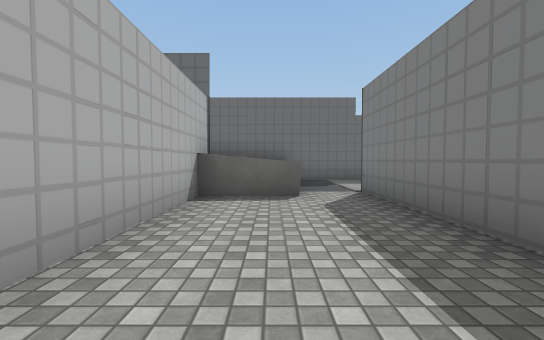
[1] (above)

22 first-person views from a walk through a 3-D level made in the Unity game engine. The camera is 1.2 m above the floor, tilts 2° down and sees 90° across. The floor is counted in squares, 2 m on a side. Each view is taken from the middle of a square. On the plan, view 1 faces up. The plan holds only what a view shows up to about 9 squares ahead; the rest is blank. The place goes on beyond the plan. The player character is not drawn. Some surface patterns are stand-ins.

[2]
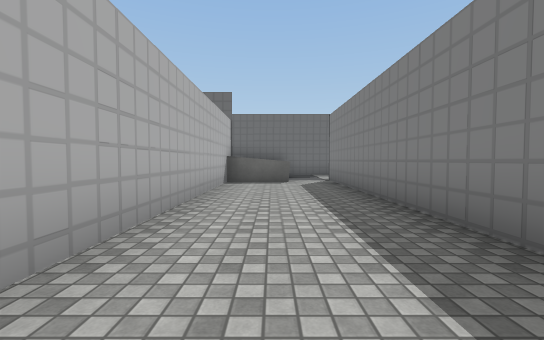

[3]
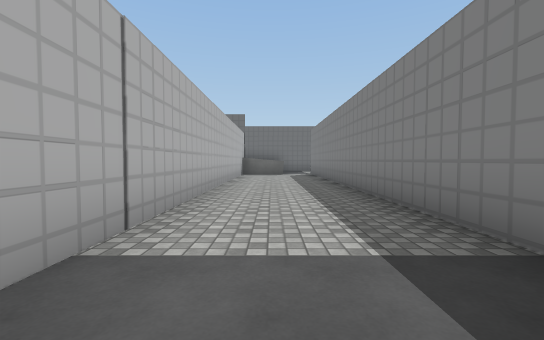

[4]
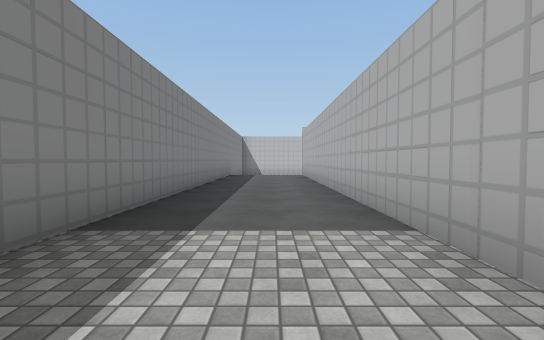

[5]
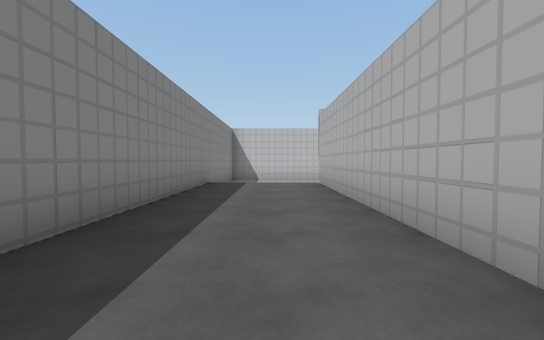

[6]
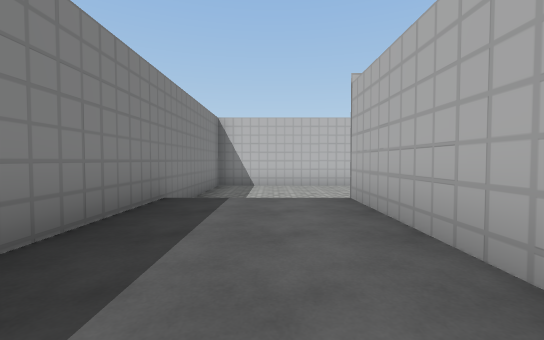

[7]
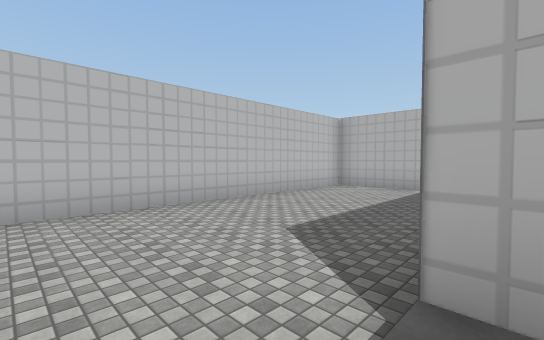

[8]
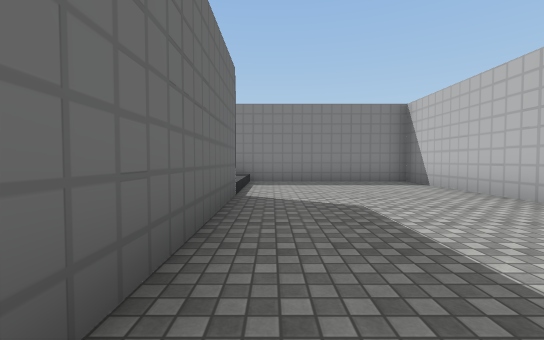

[9]
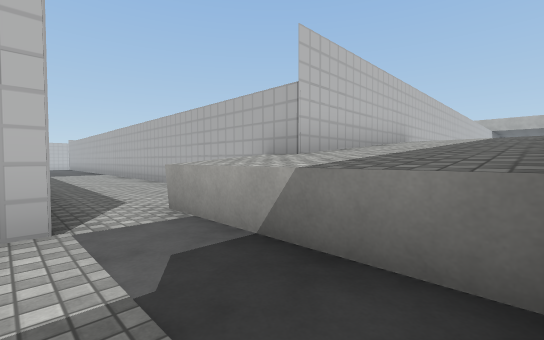

[10]
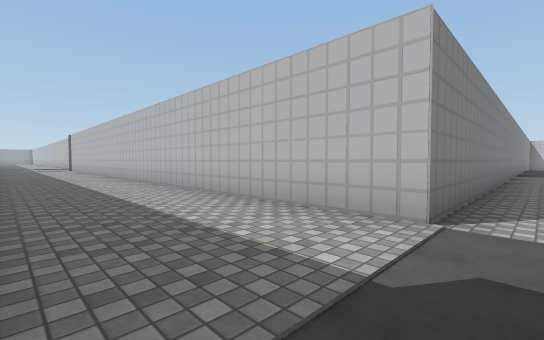

[11]
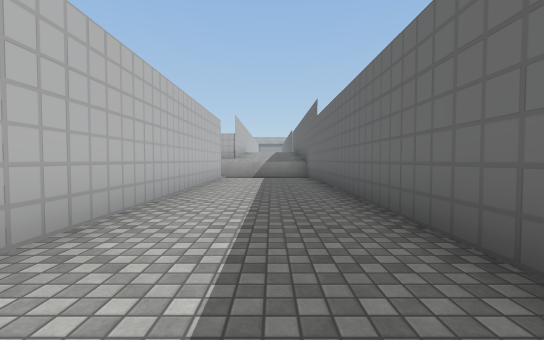

[12]
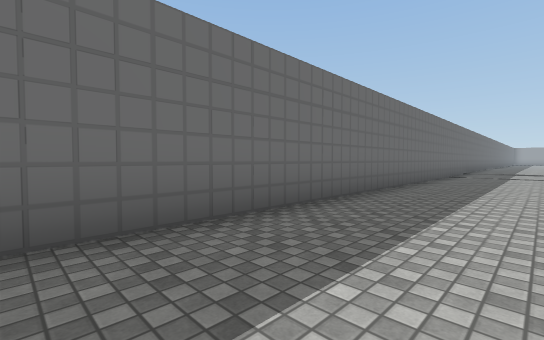

[13]
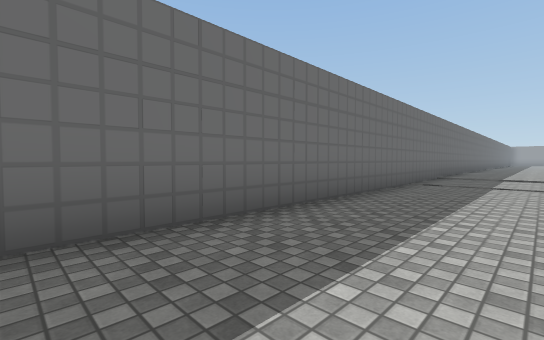

[14]
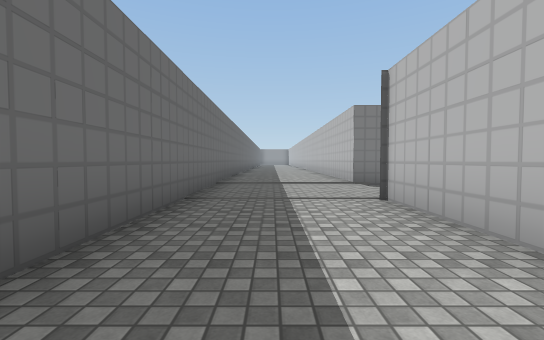

[15]
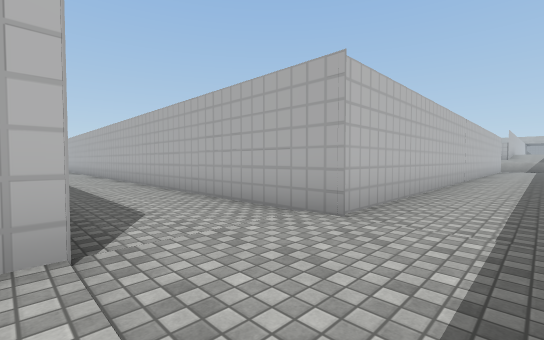

[16]
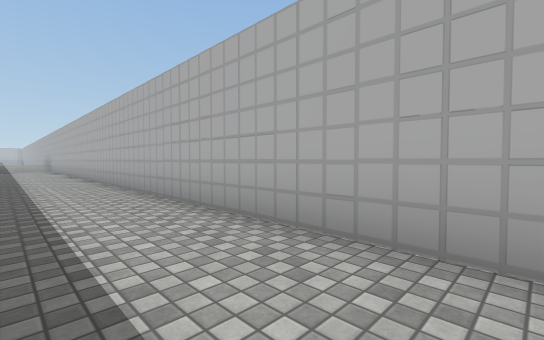

[17]
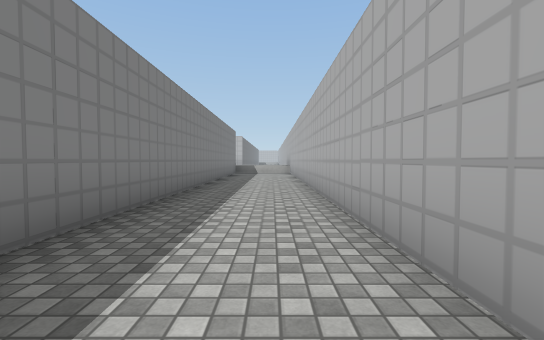

[18]
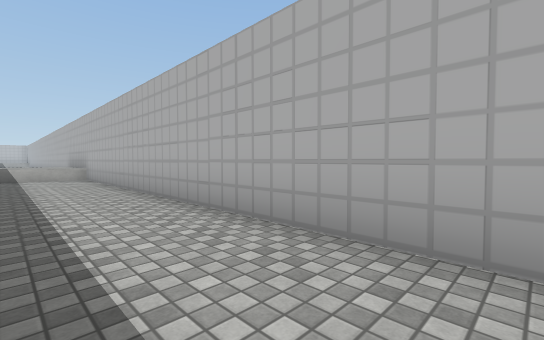

[19]
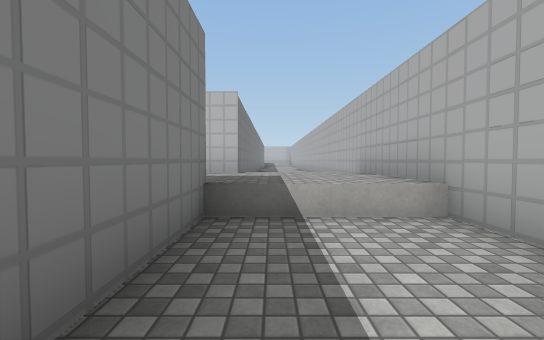

[20]
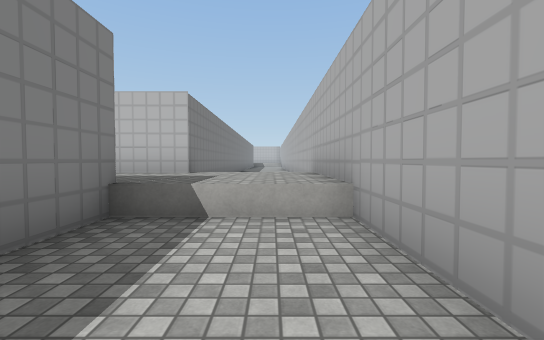

[21]
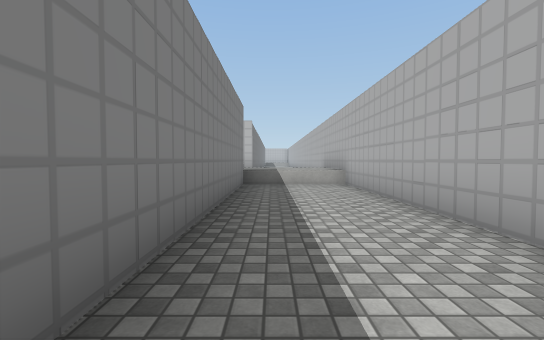

[22]
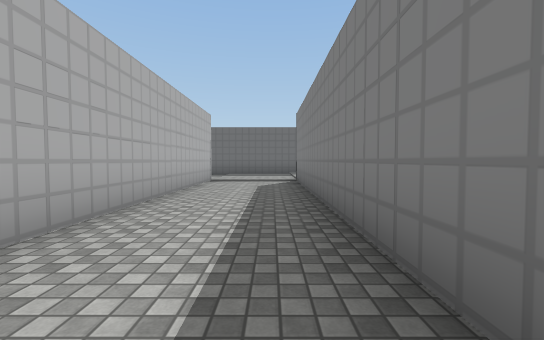

### Floor plan
Key: @ floor where view 1 was taken; # wall or solid block; . main floor; : floor 0.25 m higher than the main floor; - floor 0.5 m lower than the main floor; = window, fence, low wall or low ledge; ^ raised ledge; v drop or lower ground.
Columns run from 6 left of view 1 to 24 right of it. Each row starts with its distance up from view 1.
  9        =#######################
  8    ^^^^.....................:::
  7   ^^^^^.....................:::
  6   ^^^^^.....................:::
  5     #^^.##################..###
  4     #...#                #..#
  3     #...#                #..#
  2     #...#                #..#
  1     #...#                #..#
  0     #.@.#                #..#
 -1     #...#                #..#
 -2     #...#                #..#
 -3     #...#                #..#
 -4     #...#                #..#
 -5     #...#                #..#
 -6     #...#                #..#
 -7     #...#                #..#
 -8     #...#                #..#
 -9     #...#                #..#
-10     #...#                #..#
-11     #...#                #..#
-12     #...#                #..#
-13     #...#                #..#
-14  ####...#                #..#
-15 --------#                ^^^^
-16 --------#                ^^^^
-17 --------#                ^^^^^
-18 --------#                ^^^##
-19 #########                #  v
-20                          #  v
-21                          #  v

Positions as (right, up) in squares from view 1, and headings:
1: (0, 0), facing up
2: (0, -3), facing up
3: (0, -7), facing up
4: (0, -3), facing down
5: (0, -7), facing down
6: (0, -10), facing down
7: (0, -14), facing down-left
8: (-6, -15), facing right
9: (2, 8), facing down-left
10: (1, 8), facing down-right
11: (11, 7), facing left
12: (8, 6), facing up-right
13: (12, 6), facing up-right
14: (15, 7), facing right
15: (22, 7), facing down-left
16: (21, 3), facing down-left
17: (20, -2), facing down
18: (21, -5), facing down-left
19: (21, -12), facing down
20: (20, -12), facing down
21: (21, -8), facing down
22: (21, -3), facing up
